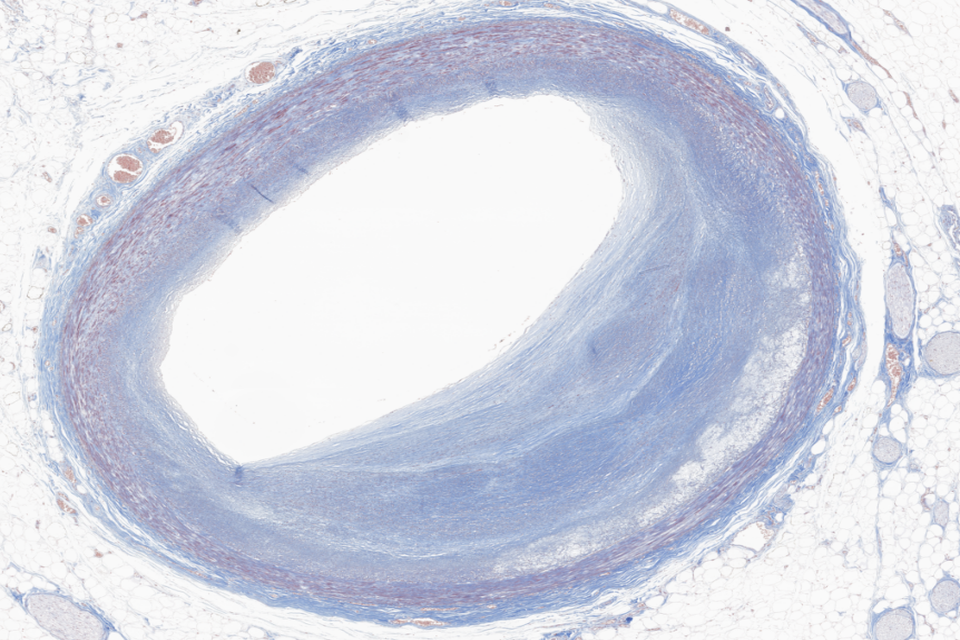
#> input picture ppt_images/Slide_3_Coronary_Artery_Histology.png, 960 x 640 px, found by its file name
$ python generate_green_blue_linkedin_image.py
#> lines starting #> are read from the running program, lines starting #| are printed output that depends on the picture
# -*- coding: utf-8 -*-
"""
Generate a clean Green & Blue LinkedIn Infographic with small embedded thumbnail images.
Removes:
  - "Master Thesis Research"
  - "Healthcare AI"
  - "Adheena Vinod"
  - "University of Verona"
Color scheme: Clean Green and Blue.
"""

import os
import shutil
import numpy as np
from PIL import Image
import matplotlib.pyplot as plt
import matplotlib.patches as patches
from matplotlib.patches import FancyBboxPatch, FancyArrowPatch
from matplotlib.offsetbox import OffsetImage, AnnotationBbox

# Aesthetics
plt.rcParams['font.sans-serif'] = ['Segoe UI', 'Arial', 'DejaVu Sans', 'Calibri']
plt.rcParams['font.family'] = 'sans-serif'

# 16:9 Canvas (19.2 x 10.8 inches, 200 DPI = 3840 x 2160 ultra HD crisp)
fig = plt.figure(figsize=(19.2, 10.8), dpi=200)
ax = fig.add_subplot(111)
ax.set_xlim(0, 19.2)
ax.set_ylim(0, 10.8)
ax.axis('off')

# Background: Crisp off-white / light slate
BG_COLOR = '#F8FAFC'
fig.patch.set_facecolor(BG_COLOR)
ax.set_facecolor(BG_COLOR)

# -----------------------------------------------------------------------------
# 1. TOP HEADER BANNER (Deep Navy & Forest Green gradient feel)
# -----------------------------------------------------------------------------
header_bg = FancyBboxPatch((0.8, 9.0), 17.6, 1.4,
                           boxstyle="round,pad=0.08,rounding_size=0.18",
                           facecolor='#064E3B', edgecolor='#047857', linewidth=2.0, zorder=1)
ax.add_patch(header_bg)

# Decorative subtle accent line
accent_line = FancyBboxPatch((0.8, 8.95), 17.6, 0.08,
                            boxstyle="round,pad=0.02,rounding_size=0.04",
                            facecolor='#10B981', edgecolor='none', zorder=2)
ax.add_patch(accent_line)

# Title & Subtitle (No names, no university, no thesis tags)
ax.text(9.6, 9.90, "Topology-Aware Deep Learning for Coronary Artery Segmentation",
        ha='center', va='center', fontsize=22, fontweight='bold', color='#FFFFFF', zorder=3)

ax.text(9.6, 9.38, "End-to-End Pipeline: Frozen DINOv2 Vision Backbone + Differentiable clDice Loss for Objective Stenosis Profiling",
        ha='center', va='center', fontsize=12.5, color='#A7F3D0', zorder=3)


# -----------------------------------------------------------------------------
# 2. LOAD & RESIZE THUMBNAIL IMAGES
# -----------------------------------------------------------------------------
ppt_dir = r"d:\Project topics\dinov3-main\ppt_images"

def get_thumbnail(filename, crop_box=None, target_size=(320, 180)):
#> called with filename = 'Slide_3_Coronary_Artery_Histology.png', target_size = (320, 170)
    p = os.path.join(ppt_dir, filename)
    if os.path.exists(p):
        try:
            im = Image.open(p).convert("RGB")
            if crop_box:
                im = im.crop(crop_box)
            im.thumbnail(target_size, Image.Resampling.LANCZOS)
#> im: PIL image 255x170 RGB
            return im
        except Exception as e:
            print(f"Error loading {filename}: {e}")
    # Return placeholder
    return Image.new("RGB", target_size, (230, 240, 250))

# 1. Histology Thumbnail
thumb_1 = get_thumbnail("Slide_3_Coronary_Artery_Histology.png", target_size=(320, 170))

# 2. DINOv2 Feature Extraction Thumbnail
thumb_2 = get_thumbnail("Slide_7_DINOv2_Feature_Extraction.png", target_size=(320, 170))
#> call 2 of get_thumbnail, with filename = 'Slide_7_DINOv2_Feature_Extraction.png', target_size = (320, 170)
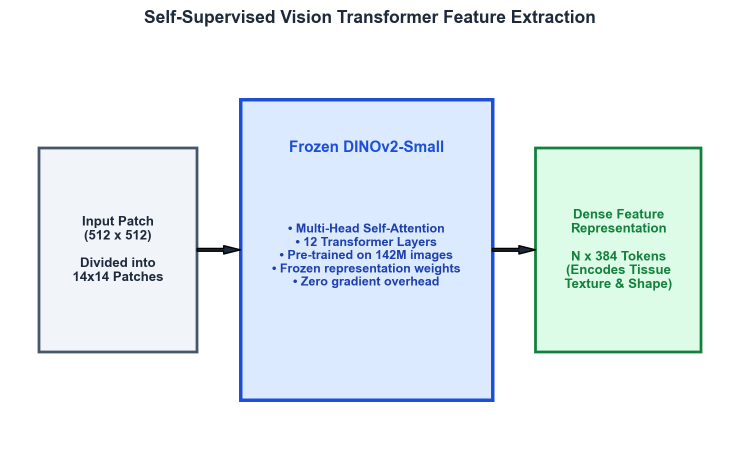
#> input picture ppt_images/Slide_7_DINOv2_Feature_Extraction.png, 1480 x 940 px, found by its file name (shown at 1/2 size)

# 3. Decoder Architecture Thumbnail
thumb_3 = get_thumbnail("Slide_8_Decoder_Architecture.png", target_size=(320, 170))
#> call 3 of get_thumbnail, with filename = 'Slide_8_Decoder_Architecture.png', target_size = (320, 170)
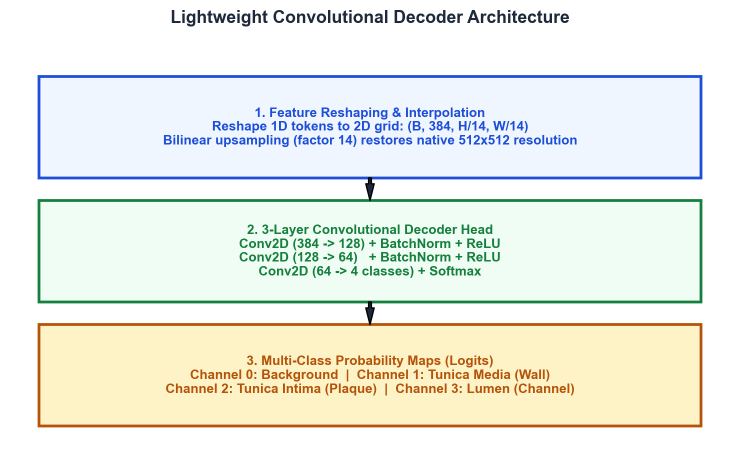
#> input picture ppt_images/Slide_8_Decoder_Architecture.png, 1480 x 940 px, found by its file name (shown at 1/2 size)

# 4. clDice Skeletonization Thumbnail
thumb_4 = get_thumbnail("Slide_9_clDice_Skeletonization.png", target_size=(320, 170))
#> call 4 of get_thumbnail, with filename = 'Slide_9_clDice_Skeletonization.png', target_size = (320, 170)
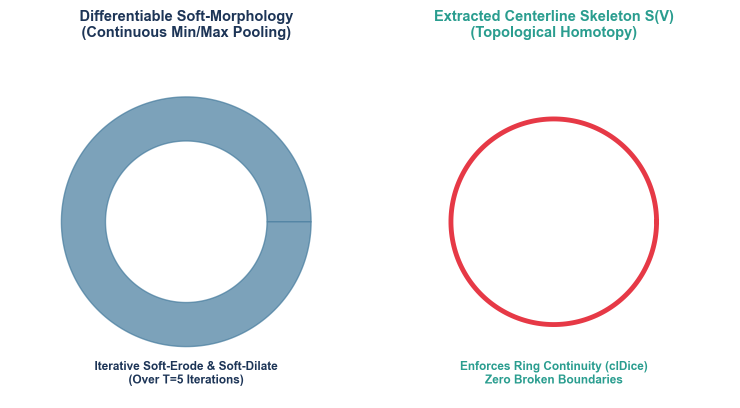
#> input picture ppt_images/Slide_9_clDice_Skeletonization.png, 1480 x 816 px, found by its file name (shown at 1/2 size)
#> in get_thumbnail (call 4), `im.thumbnail(target_size, Image.Resampling.LANCZOS)`:
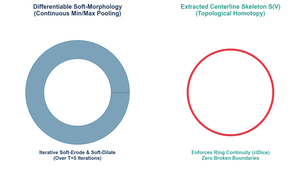
#> im: PIL image 308x170 RGB; mean R, G, B 237.3, 240.6, 243.3

# 5. Final Prediction Overlay Thumbnail (crop center region)
im_pred = Image.open(os.path.join(ppt_dir, "Slide_15_Final_Results_Prediction.png")).convert("RGB")
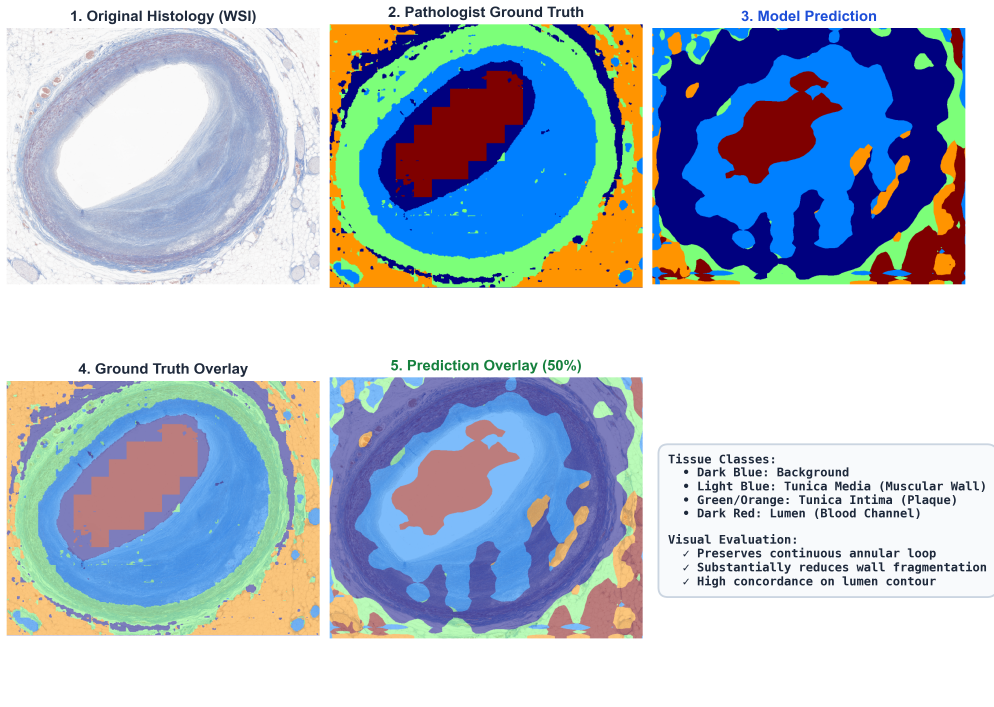
#> input picture ppt_images/Slide_15_Final_Results_Prediction.png, 2981 x 2121 px, found by its file name (shown at 1/3 size)
W_p, H_p = im_pred.size
#> W_p = 2981; H_p = 2121
# crop central area of prediction
thumb_5 = im_pred.crop((int(W_p * 0.05), int(H_p * 0.05), int(W_p * 0.95), int(H_p * 0.95)))
thumb_5.thumbnail((320, 170), Image.Resampling.LANCZOS)
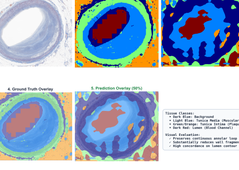
#> thumb_5: PIL image 239x170 RGB; mean R, G, B 164.4, 179.3, 197.4


# -----------------------------------------------------------------------------
# 3. 5 PIPELINE STAGE CARDS (Green & Blue Alternating Theme)
# -----------------------------------------------------------------------------
card_w = 3.16
card_h = 5.50
card_y = 2.80
gap = 0.45
start_x = 0.82

stages = [
    {
        "num": "01",
        "tag": "INPUT DATA",
        "title": "Whole-Slide\nAutopsy WSIs",
        "theme": "blue",
        "badge_bg": "#1D4ED8",
        "border": "#BFDBFE",
        "accent": "#2563EB",
        "thumb": thumb_1,
        "points": [
            ("Clinical Source", "High-res autopsy scans (40×)"),
            ("Tissue Stains", "H&E + Movat's Pentachrome"),
            ("Annotations", "QuPath multi-layer polygons"),
            ("Caching", "Offline .npy cache (<100MB)")
        ]
    },
    {
        "num": "02",
        "tag": "BACKBONE",
        "title": "Frozen DINOv2\nViT Encoder",
        "theme": "green",
        "badge_bg": "#059669",
        "border": "#A7F3D0",
        "accent": "#059669",
        "thumb": thumb_2,
        "points": [
            ("Model", "Pre-trained ViT-S/14"),
            ("Frozen Weights", "Eliminates cohort overfitting"),
            ("Dense Tokens", "384-d semantic embeddings"),
            ("Self-Supervised", "Captures histological boundaries")
        ]
    },
    {
        "num": "03",
        "tag": "DECODER",
        "title": "3-Stage Conv\nUpsampler",
        "theme": "blue",
        "badge_bg": "#1D4ED8",
        "border": "#BFDBFE",
        "accent": "#2563EB",
        "thumb": thumb_3,
        "points": [
            ("Spatial Reshape", "1D token sequence → 2D grid"),
            ("Convolution", "256 → 128 → 64 → 4 classes"),
            ("Normalization", "Batch Normalization + ReLU"),
            ("Interpolation", "Bilinear upsampling to full-res")
        ]
    },
    {
        "num": "04",
        "tag": "TOPOLOGY LOSS",
        "title": "Differentiable\nclDice Supervision",
        "theme": "green",
        "badge_bg": "#059669",
        "border": "#A7F3D0",
        "accent": "#059669",
        "thumb": thumb_4,
        "points": [
            ("Loss Function", "L_total = L_CE + 0.5 × L_clDice"),
            ("Skeletonization", "Differentiable centerline operator"),
            ("Geometry", "Enforces continuous vessel loop"),
            ("Integrity", "Penalizes broken arterial gaps")
        ]
    },
    {
        "num": "05",
        "tag": "CLINICAL METRIC",
        "title": "Automated Stenosis\nQuantification",
        "theme": "blue",
        "badge_bg": "#1D4ED8",
        "border": "#BFDBFE",
        "accent": "#2563EB",
        "thumb": thumb_5,
        "points": [
            ("Target Layers", "Lumen, Intima, Media classes"),
            ("Area Profiling", "[1 - Area(L) / Area(M)] × 100"),
            ("Clinical Cutoff", "> 75% critical stenosis criterion"),
            ("Objective", "Zero inter-observer subjectivity")
        ]
    }
]

for i, stg in enumerate(stages):
    cx = start_x + i * (card_w + gap)

    # Shadow
    card_shadow = FancyBboxPatch((cx + 0.05, card_y - 0.05), card_w, card_h,
                                 boxstyle="round,pad=0.08,rounding_size=0.18",
                                 facecolor='#E2E8F0', edgecolor='none', zorder=1)
    ax.add_patch(card_shadow)

    # Main Card
    card = FancyBboxPatch((cx, card_y), card_w, card_h,
                          boxstyle="round,pad=0.08,rounding_size=0.18",
                          facecolor='#FFFFFF', edgecolor=stg["border"], linewidth=2.0, zorder=2)
    ax.add_patch(card)

    # Header Pill Badge
    badge_circle = FancyBboxPatch((cx + 0.16, card_y + card_h - 0.55), 0.44, 0.44,
                                  boxstyle="round,pad=0.04,rounding_size=0.22",
                                  facecolor=stg["badge_bg"], edgecolor='none', zorder=3)
    ax.add_patch(badge_circle)
    ax.text(cx + 0.38, card_y + card_h - 0.33, stg["num"],
            ha='center', va='center', fontsize=10.5, fontweight='bold', color='#FFFFFF', zorder=4)

    # Tag
    ax.text(cx + 0.72, card_y + card_h - 0.33, stg["tag"],
            ha='left', va='center', fontsize=8.5, fontweight='bold', color=stg["accent"], zorder=4)

    # Title
    ax.text(cx + 0.18, card_y + card_h - 1.15, stg["title"],
            ha='left', va='center', fontsize=13, fontweight='bold', color='#0F172A', linespacing=1.2, zorder=4)

    # Small Embedded Image Thumbnail (Inside card)
    im_box = OffsetImage(stg["thumb"], zoom=0.55)
    ab = AnnotationBbox(im_box, (cx + card_w / 2.0, card_y + card_h - 2.25),
                        frameon=True,
                        bboxprops=dict(edgecolor=stg["border"], facecolor='#F8FAFC', linewidth=1.2, boxstyle="round,pad=0.04"),
                        zorder=4)
    ax.add_artist(ab)

    # Dividing hairline
    ax.plot([cx + 0.18, cx + card_w - 0.18], [card_y + card_h - 3.25, card_y + card_h - 3.25],
            color='#E2E8F0', linewidth=1.0, zorder=3)

    # Bullet points
    point_start_y = card_y + card_h - 3.65
    for j, (k, v) in enumerate(stg["points"]):
        py = point_start_y - j * 0.46
        # Small colored bullet dot
        ax.plot(cx + 0.25, py, marker='o', markersize=4.0, color=stg["accent"], zorder=4)
        ax.text(cx + 0.42, py + 0.07, k, ha='left', va='center', fontsize=8.6, fontweight='bold', color='#1E293B', zorder=4)
        ax.text(cx + 0.42, py - 0.11, v, ha='left', va='center', fontsize=7.8, color='#64748B', zorder=4)
#> this loop made 5 passes
#> cx on passes 1 to 5: 0.82, 4.43, 8.04, 11.65, 15.26

# Connecting Arrows (Clean Green / Blue theme)
for i in range(len(stages) - 1):
    x1 = start_x + i * (card_w + gap) + card_w + 0.05
    x2 = start_x + (i + 1) * (card_w + gap) - 0.05
    ay = card_y + card_h - 2.25

    arr_color = '#059669' if (i % 2 == 0) else '#2563EB'
    arrow = FancyArrowPatch((x1, ay), (x2, ay),
                            arrowstyle='->,head_width=5.0,head_length=8.0',
                            color=arr_color, linewidth=2.4, zorder=5)
    ax.add_patch(arrow)
#> this loop made 4 passes
#> (x1, x2, arr_color) on passes 1 to 4: (4.03, 4.38, '#059669'), (7.64, 7.99, '#2563EB'), (11.25, 11.6, '#059669'), (14.86, 15.21, '#2563EB')


# -----------------------------------------------------------------------------
# 4. BOTTOM PERFORMANCE METRICS (Pure Green & Blue Scheme)
# -----------------------------------------------------------------------------
bottom_y = 0.55
bottom_h = 1.65
bottom_bg = FancyBboxPatch((0.8, bottom_y), 17.6, bottom_h,
                           boxstyle="round,pad=0.08,rounding_size=0.18",
                           facecolor='#FFFFFF', edgecolor='#CBD5E1', linewidth=1.8, zorder=2)
ax.add_patch(bottom_bg)

# Left text
ax.text(1.2, bottom_y + 1.18, "VALIDATED BENCHMARK OUTCOMES",
        ha='left', va='center', fontsize=9.5, fontweight='bold', color='#059669', zorder=3)
ax.text(1.2, bottom_y + 0.78, "Baseline (Cross-Entropy) vs. Topology-Constrained DINOv2 + clDice",
        ha='left', va='center', fontsize=12.5, fontweight='bold', color='#0F172A', zorder=3)
ax.text(1.2, bottom_y + 0.40, "Evaluated under patient-stratified validation to prevent data leakage across autopsy cases.",
        ha='left', va='center', fontsize=9.2, color='#64748B', zorder=3)

# 4 Stat Pills (Green & Blue Alternating)
metrics_cards = [
    ("+6.84 pp", "Pixel Accuracy", "57.3% -> 64.2%", "#1D4ED8", "#EFF6FF", "#BFDBFE"),
    ("+27.0%", "Mean IoU Gain", "0.300 -> 0.381", "#047857", "#ECFDF5", "#A7F3D0"),
    ("+41.8%", "Vessel Continuity", "0.514 -> 0.729 clDice", "#1D4ED8", "#EFF6FF", "#BFDBFE"),
    ("94.0%", "Continuous Ring Ratio", "vs 58.0% baseline", "#047857", "#ECFDF5", "#A7F3D0")
]

stat_w = 2.45
stat_h = 1.15
stat_x0 = 7.15
stat_gap = 0.30

for idx, (val, title, sub, col, bg_pill, border_pill) in enumerate(metrics_cards):
    sbx = stat_x0 + idx * (stat_w + stat_gap)

    p = FancyBboxPatch((sbx, bottom_y + 0.25), stat_w, stat_h,
                       boxstyle="round,pad=0.04,rounding_size=0.14",
                       facecolor=bg_pill, edgecolor=border_pill, linewidth=1.5, zorder=3)
    ax.add_patch(p)

    ax.text(sbx + stat_w / 2.0, bottom_y + 1.02, val,
            ha='center', va='center', fontsize=16.5, fontweight='bold', color=col, zorder=4)
    ax.text(sbx + stat_w / 2.0, bottom_y + 0.68, title,
            ha='center', va='center', fontsize=8.8, fontweight='bold', color='#1E293B', zorder=4)
    ax.text(sbx + stat_w / 2.0, bottom_y + 0.42, sub,
            ha='center', va='center', fontsize=8.0, color='#64748B', zorder=4)


# -----------------------------------------------------------------------------
# SAVE TO LOCATIONS
# -----------------------------------------------------------------------------
out_workspace = r"d:\Project topics\dinov3-main\LinkedIn_Thesis_Pipeline_Infographic.png"
out_downloads = r"C:\Users\Adheena Vinod\Downloads\LinkedIn_Thesis_Pipeline_Infographic.png"
out_desktop   = r"C:\Users\Adheena Vinod\OneDrive\Desktop\LinkedIn_Thesis_Pipeline_Infographic.png"

plt.tight_layout()
plt.savefig(out_workspace, dpi=200, bbox_inches='tight', facecolor=BG_COLOR)
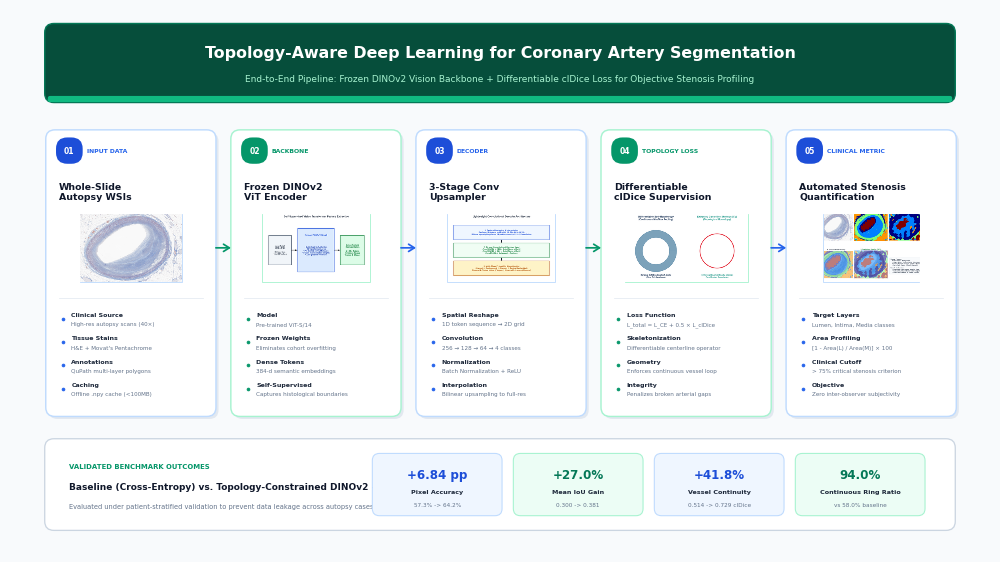
#> figure drawn by matplotlib, 1 panel
plt.close()
print(f"Generated: {out_workspace}")

for dest in [out_downloads, out_desktop]:
    try:
        shutil.copy2(out_workspace, dest)
        print(f"Copied to: {dest}")
    except Exception as e:
        print(f"Copy note for {dest}: {e}")
